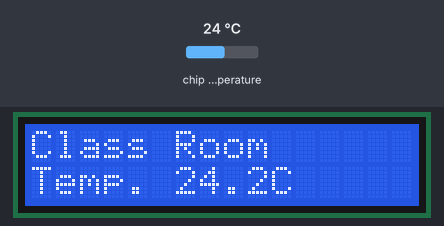
A program run on a simulated Raspberry Pi Pico running MicroPython. On the bench: 16×2 character LCD. Inputs (shaded band) come from the test bench; at power-on: chip temperature 24 °C. What the program prints to the serial console is not drawn.

Above: at 1.2 s.
1.3 s: chip temperature set to 1 °C
At 11.0 s:
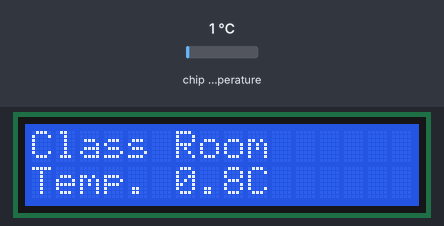
11.5 s: chip temperature set to 11 °C
At 21.0 s:
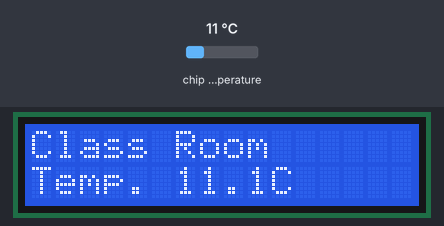
21.6 s: chip temperature set to 22 °C
At 31.0 s:
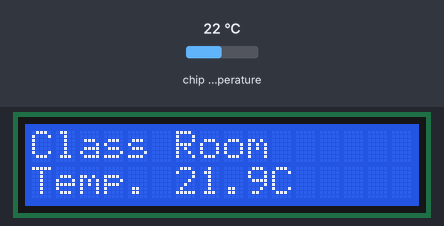
Timing chart, 0 to 32.5 s (numbered marks = the images above; inputs shaded):
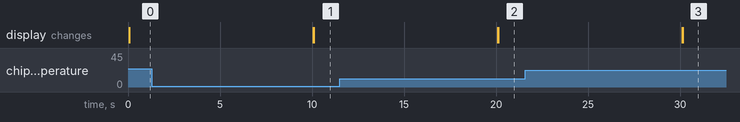

The program:

templatureMeasurement.py
```python
import machine
import utime
from esp8266_i2c_lcd import I2cLcd

I2C_ADDR = 0x27
sda = machine.Pin(0)
scl = machine.Pin(1)

#I2C start
i2c = machine.I2C(0, sda = sda, scl = scl, freq = 400000)
lcd = I2cLcd(i2c, I2C_ADDR, 2, 16)

sensor_temp = machine.ADC(4)
conversion_factor = 3.3 / (65535)

while True:
    reading = sensor_temp.read_u16() * conversion_factor
    temprature = 27 - (reading - 0.706) / 0.001721
    lcd.putstr("Class Room\nTemp. " + str("{:.1f}".format(temprature)) + "C")
    utime.sleep(10)
    lcd.clear()
    print (temprature)
```

Measured:
- after the input at 1.3 s, the display: first differs from a run without the input after 8.8 s (image 1)
- after the input at 11.5 s, the display: first differs from a run without the input after 8.6 s (image 2)
- after the input at 21.6 s, the display: first differs from a run without the input after 8.6 s (image 3)
